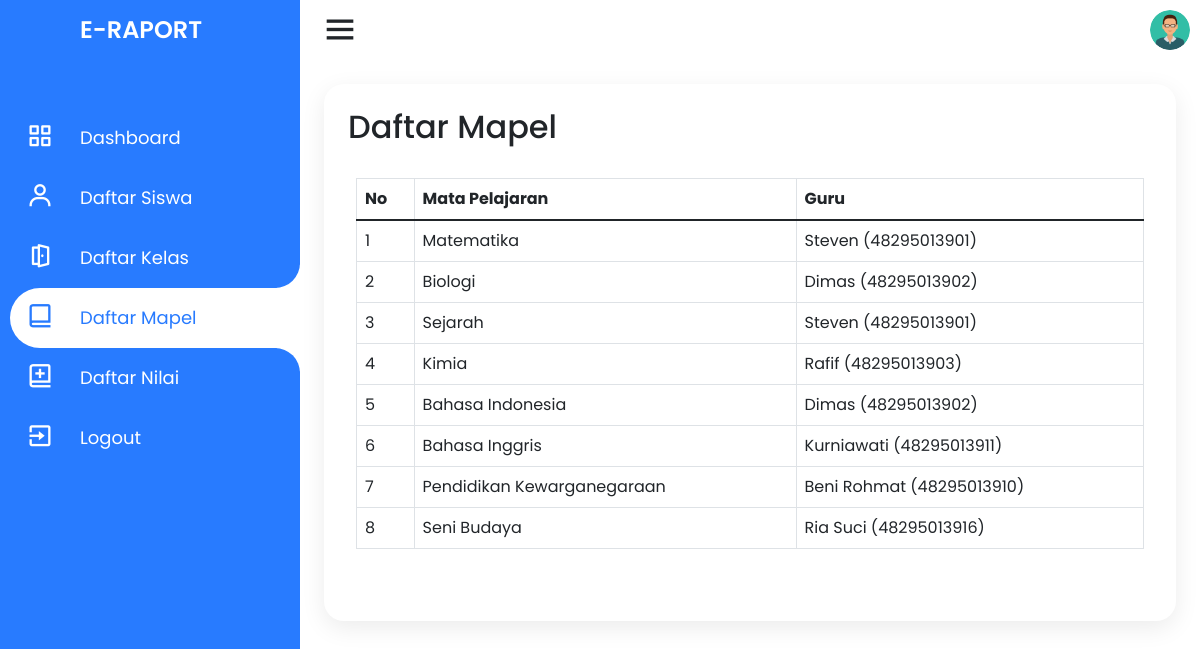
Page /guru/daftar-mapel.php (signed in) on the committed database.
### tables this page shows
CREATE TABLE `mata_pelajaran` (
  `id_mapel` int(11) NOT NULL AUTO_INCREMENT,
  `nama_mapel` varchar(50) NOT NULL,
  `nip` varchar(11) DEFAULT NULL,
  PRIMARY KEY (`id_mapel`),
  KEY `mata_pelajaran_ibfk_1` (`nip`),
  CONSTRAINT `mata_pelajaran_ibfk_1` FOREIGN KEY (`nip`) REFERENCES `guru` (`nip`) ON DELETE SET NULL ON UPDATE CASCADE
);

CREATE TABLE `guru` (
  `nip` varchar(11) NOT NULL,
  `nama_guru` varchar(50) NOT NULL,
  `jenis_kelamin` enum('Laki-laki','Perempuan') NOT NULL,
  `alamat` text NOT NULL,
  `email` varchar(30) NOT NULL,
  `no_telp` varchar(14) NOT NULL,
  `agama` enum('Islam','Kristen','Katolik','Hindu','Buddha','Konghuchu') NOT NULL,
  `status` varchar(20) NOT NULL,
  `tanggal_lahir` date NOT NULL,
  `password` varchar(255) NOT NULL,
  PRIMARY KEY (`nip`)
);

### model/mapel.php (called while the page is built, shortened)
<?php
require_once dirname(__FILE__) . '/../connection.php';
class Mapel
{
    public function get_daftar_mapel($limitoffset = "")
    {
        global $conn;
        if (strlen($limitoffset) > 0) {
            $query_limit = $limitoffset;
        } else {
            $query_limit = "";
        }
        $query = "SELECT id_mapel, nama_mapel, mata_pelajaran.nip, nama_guru FROM mata_pelajaran INNER JOIN guru ON mata_pelajaran.nip = guru.nip $query_limit";
        $result = $conn->query($query);
        if ($result) {
            return $result;
        } else {
            return false;
        }
    }
}

### guru/daftar-mapel.php (the view, shortened to what this page needs)
<?php
require_once dirname(__FILE__) . '/../connection.php';
require_once dirname(__FILE__) . '/../model/mapel.php';
$login_as = $_SESSION['login_as'];
$mapel = new Mapel();
if (!isset($_GET['p'])) {
    $page_no = 1;
} else {
    $page_no = $_GET['p'];
}
$records_per_page = 10;
$offset = ($page_no - 1) * $records_per_page;
?>
<!DOCTYPE html>
<html lang="en" dir="ltr">
<head>
    <link rel="stylesheet" href="style.css">
    <link href='https://unpkg.com/boxicons@2.0.7/css/boxicons.min.css' rel='stylesheet'>
    <link href="https://cdn.jsdelivr.net/npm/bootstrap@5.1.3/dist/css/bootstrap.min.css" rel="stylesheet">
    <link rel="stylesheet" href="../assets/css/style.css">
</head>
<body>
    <div class="container">
        <div class="navigation">
            <ul>
                <li>
                    <a href="#">
                        <span class="icon"></span>
                        <h1 class="title">E-Raport</h1>
                    </a>
                </li>
                <li>
                    <a href="index">
                        <span class="icon"><i class='bx bx-grid-alt'></i></span>
                        <span class="title">Dashboard</span>
                    </a>
                </li>
                <li>
                    <a href="daftar-siswa">
                        <span class="icon"><i class='bx bx-user'></i></span>
                        <span class="title">Daftar Siswa</span>
                    </a>
                </li>
                <li>
                    <a href="daftar-kelas">
                        <span class="icon"><i class='bx bx-door-open'></i></span>
                        <span class="title">Daftar Kelas</span>
                    </a>
                </li>
                <li class="hovered">
                    <a href="daftar-mapel">
                        <span class="icon"><i class='bx bx-book-alt'></i></span>
                        <span class="title">Daftar Mapel</span>
                    </a>
                </li>
                <li>
                    <a href="daftar-nilai">
                        <span class="icon"><i class='bx bx-book-add'></i></span>
                        <span class="title">Daftar Nilai</span>
                    </a>
                </li>
                <li>
                    <a href="../logout">
                        <span class="icon"><i class='bx bx-exit'></i></span>
                        <span class="title">Logout</span>
                    </a>
                </li>
            </ul>
        </div>
    </div>
    <div class="main">
        <div class="topbar">
            <div class="toggle">
                <i class='bx bx-menu'></i>
            </div>
            <div class="user">
                                <?php
                if ($login_as == "siswa") {
                    $pp = "../assets/img/pp/std.png";
                } elseif ($login_as == "guru") {
                    $pp = "../assets/img/pp/guru.png";
                } elseif ($login_as == "admin") {
                    $pp = "../assets/img/pp/admin.png";
                }
                ?>
                <img src="<?php echo $pp; ?>" alt="user">
            </div>
        </div>
        <div class="konten">
            <h2 class="konten_title">
                Daftar Mapel
            </h2>
            <div class="konten_isi">
                <div class="konten_table table-responsive">
                    <table class="table table-bordered">
                        <thead>
                            <tr>
                                <th>No</th>
                                <th>Mata Pelajaran</th>
                                <th>Guru</th>
                            </tr>
                        </thead>
                        <tbody>
                            <?php
                            $result_mapel = $mapel->get_daftar_mapel("LIMIT $records_per_page OFFSET $offset");
                            if ($result_mapel && $result_mapel->num_rows > 0) {
                                $no = 1;
                                while ($row = $result_mapel->fetch_assoc()) {
                                    $nama_mapel = $row['nama_mapel'];
                                    $guru_mapel = $row['nama_guru'];
                                    $nip_guru_mapel = $row['nip'];
                                    echo "
                                    <tr>
                                        <td>$no</td>
                                        <td>$nama_mapel</td>
                                        <td>$guru_mapel ($nip_guru_mapel)</td>
                                    </tr>
                                    ";
                                    $no++;
                                }
                            }
                            ?>
                        </tbody>
                    </table>
                </div>
            </div>
        </div>
</body>
</html>

### assets/css/style.css (style rules this page uses)
* { margin: 0; padding: 0; box-sizing: border-box; font-family: 'Poppins', sans-serif; }
dl, ol, ul { padding: 0; margin: 0; }
:root { --blue: #287bff; --white: #fff; --grey: #f5f5f5; --black1: #222; --black2: #999; --pad-sm: 8px; --pad-md: 16px; --pad-lg: 24px; --pad-xl: 32px; --pad-xxl: 64px; }
body { min-height: 100vh; overflow-x: hidden; }
.container { position: relative; width: 100%; max-width: none; }
.navigation { left: 0; position: fixed; width: 300px; height: 100%; background: var(--blue); border-left: 10px solid var(--blue); transition: .5s; overflow: hidden; padding: 0; margin: 0; }
.navigation ul { position: absolute; top: 0; left: 0; width: 100%; }
.navigation ul li { position: relative; width: 100%; list-style: none; border-top-left-radius: 30px; border-bottom-left-radius: 30px; }
.navigation ul li:hover, .navigation ul li.hovered { background: var(--white); }
.navigation ul li:nth-child(1) { margin-bottom: 40px; pointer-events: none; }
.navigation ul li a { position: relative; display: block; width: 100%; display: flex; text-decoration: none; color: var(--white); }
.navigation ul li:hover a, .navigation ul li.hovered a { color: var(--blue); }
.navigation ul li a .icon { position: relative; display: block; min-width: 60px; height: 60px; line-height: 70px; text-align: center; }
.navigation ul li a .icon .bx { font-size: 1.75em; }
.navigation ul li a .title { position: relative; display: block; padding: 0 10px; height: 60px; line-height: 60px; text-align: start; white-space: nowrap; font-size: 18px; }
.navigation ul li h1 { text-transform: uppercase; font-weight: 600; font-size: 24px !important; }
.navigation ul li:hover a::before, .navigation ul li.hovered a::before { content: ''; position: absolute; right: 0; top: -50px; width: 50px; height: 50px; border-radius: 50%; box-shadow: 35px 35px 0 10px var(--white); pointer-events: none; }
.navigation ul li:hover a::after, .navigation ul li.hovered a::after { content: ''; position: absolute; right: 0; bottom: -50px; width: 50px; height: 50px; border-radius: 50%; box-shadow: 35px -35px 0 10px var(--white); pointer-events: none; }
.main { position: absolute; width: calc(100% - 300px); left: 300px; min-height: 100vh; background: var(--white); transition: .5s; }
.topbar { width: 100%; height: 60px; display: flex; justify-content: space-between; align-items: center; padding: 0 10px; }
.toggle { position: relative; width: 60px; height: 60px; display: flex; justify-content: center; align-items: center; font-size: 2.5em; cursor: pointer; }
.user { position: relative; width: 40px; height: 40px; border-radius: 50%; overflow: hidden; cursor: pointer; }
.user img { position: absolute; top: 0; left: 0; width: 100%; height: auto; object-fit: cover; }
.konten { display: block; padding: var(--pad-lg); margin: var(--pad-lg); position: relative; background: var(--white); border-radius: 20px; box-shadow: 0 7px 25px rgba(0, 0, 0, 0.08); border: none; overflow: hidden; }
.konten .konten_isi { overflow: hidden; padding: var(--pad-sm); }
.konten .konten_title, .konten .konten_isi .konten_pengaturan, .konten .konten_isi .konten_table, .konten .konten_isi .konten_nav { margin-bottom: var(--pad-lg); }

### rows in the picture
mata_pelajaran: nama_mapel "Matematika", nip.nama_guru "Steven", nip "48295013901"
mata_pelajaran: nama_mapel "Biologi", nip.nama_guru "Dimas", nip "48295013902"
mata_pelajaran: nama_mapel "Sejarah", nip.nama_guru "Steven", nip "48295013901"
mata_pelajaran: nama_mapel "Kimia", nip.nama_guru "Rafif", nip "48295013903"
mata_pelajaran: nama_mapel "Bahasa Indonesia", nip.nama_guru "Dimas", nip "48295013902"
mata_pelajaran: nama_mapel "Bahasa Inggris", nip.nama_guru "Kurniawati", nip "48295013911"
mata_pelajaran: nama_mapel "Pendidikan Kewarganegaraan", nip.nama_guru "Beni Rohmat", nip "48295013910"
mata_pelajaran: nama_mapel "Seni Budaya", nip.nama_guru "Ria Suci", nip "48295013916"
